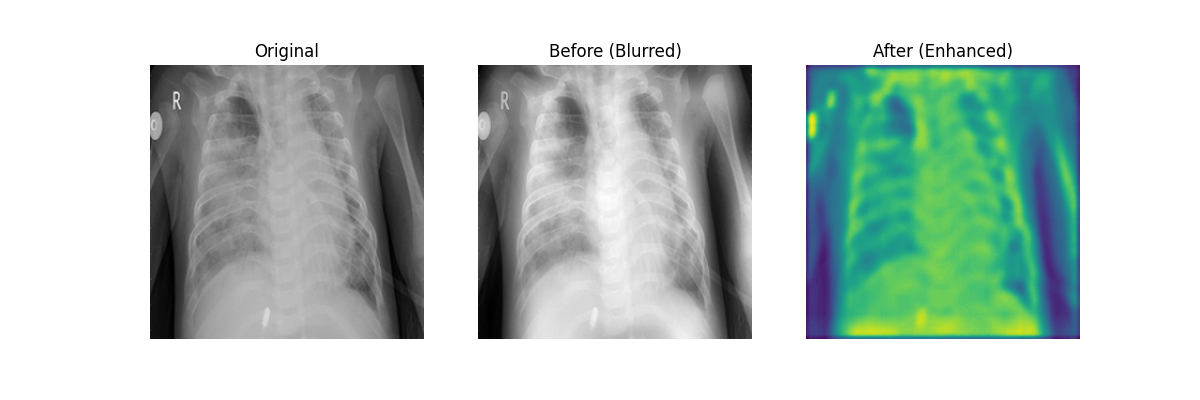
#> input picture Shobith Reddy/Comparison/test_001_comparison.png, 1200 x 400 px, found by its file name; its folder holds 4 pictures in this run
$ jupyter execute --allow-errors Validation.ipynb   (shell and % lines are left out)
#> lines starting #> are read from the running program, lines starting #| are printed output that depends on the picture; pictures that were not available may be replaced by others from this repository, and a replacement may not be noted
Taking Input

[cell 1]
from google.colab import files
import os

# Create folders inside /content
before_dir = "/content/before"       # originals (e.g., test_001.png)
blur_dir   = "/content/blurred"      # blurred (e.g., blurred_test_001.png)
after_dir  = "/content/enhanced"     # enhanced (e.g., enhanced_test_001.png)
compare_dir = "/content/comparison"  # comparison plots (e.g., test_001_comparison.png)

for p in [before_dir, blur_dir, after_dir,compare_dir]:
    os.makedirs(p, exist_ok=True)

print("Upload your test images (original clean images):")
uploaded = files.upload()
#> the answer given: test_001_comparison.png

# Save uploaded files into before_dir
for fn, file_obj in uploaded.items():
    with open(os.path.join(before_dir, fn), "wb") as f:
        f.write(file_obj)
print("Uploaded to", before_dir)

Blurring Image

[cell 2]
import cv2
from tqdm import tqdm

clahe = cv2.createCLAHE(clipLimit=2.0, tileGridSize=(8,8))

for fn in tqdm(os.listdir(before_dir)):
    if not fn.lower().endswith(('.png','.jpg','.jpeg')):
        continue
    path = os.path.join(before_dir, fn)
    img = cv2.imread(path, cv2.IMREAD_GRAYSCALE)
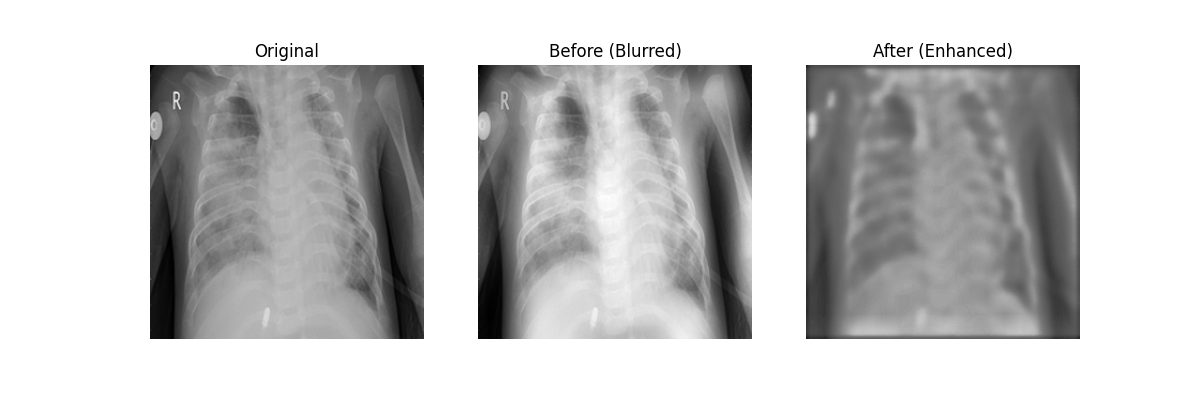
#> img: shape (400, 1200); min 0, max 255, mean 198.1

    # Create blurred version
    blurred = clahe.apply(img)
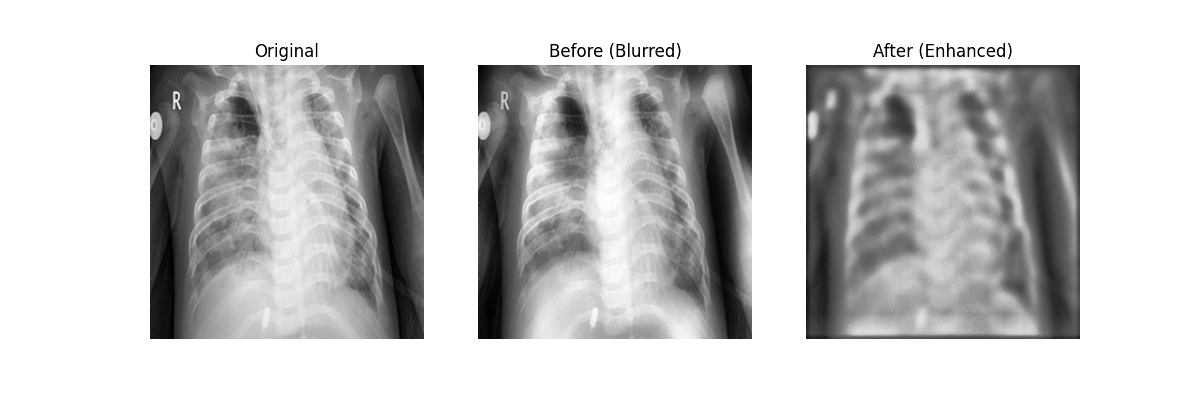
#> blurred: shape (400, 1200); min 0, max 255, mean 198.5
    gaussian = cv2.GaussianBlur(blurred, (0, 0), 10)
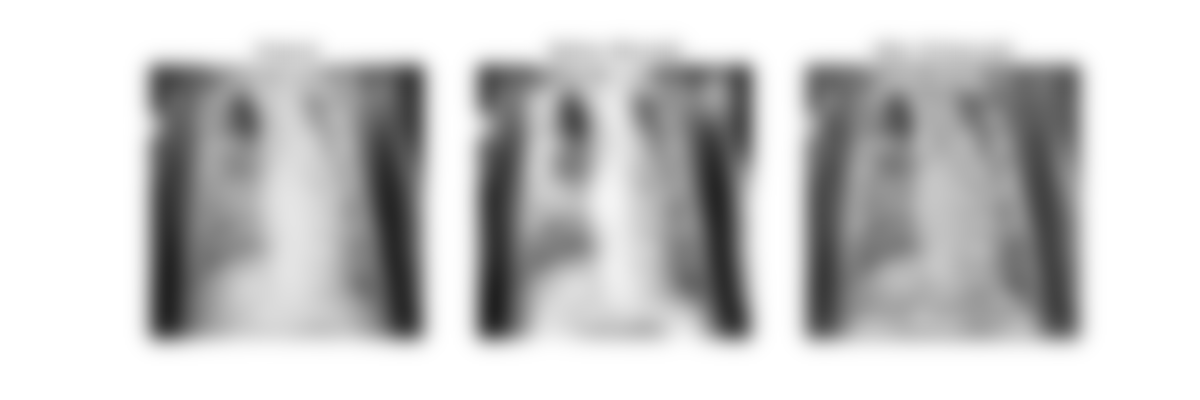
#> gaussian: shape (400, 1200); min 33, max 255, mean 198.5
    blurred = cv2.addWeighted(blurred, 0.3, gaussian, 0.7, 0)
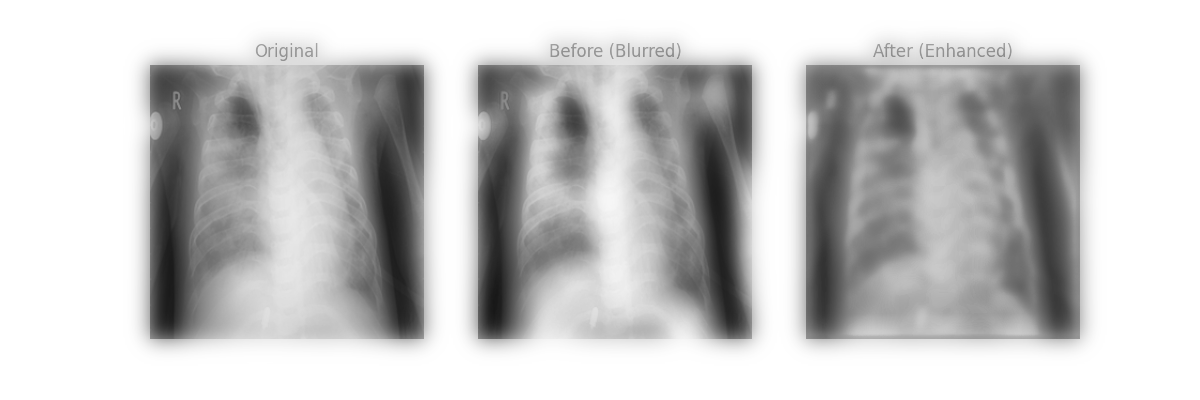
#> blurred: shape (400, 1200); min 24, max 255, mean 198.5
    cv2.imwrite(os.path.join(blur_dir, "blurred_" + fn), blurred)

Model Resultant Images

[cell 3]
print("Upload your resultant test images from SRCNN:")
uploaded = files.upload()
#> the answer given: test_002_comparison.png

# Save uploaded files into after_dir
for fn, file_obj in uploaded.items():
    with open(os.path.join(after_dir, fn), "wb") as f:
        f.write(file_obj)
print("Uploaded to", after_dir)

[cell 4]
import cv2
from tqdm import tqdm

clahe = cv2.createCLAHE(clipLimit=2.0, tileGridSize=(8,8))

for fn in tqdm(os.listdir(after_dir)):
    if not fn.lower().endswith(('.png','.jpg','.jpeg')):
        continue
    path = os.path.join(after_dir, fn)
    img = cv2.imread(path, cv2.IMREAD_GRAYSCALE)

    # Denoise softly (reduce sigma to avoid cartoon effect)
    denoised = cv2.bilateralFilter(img, d=7, sigmaColor=50, sigmaSpace=50)

    # Gentle sharpening (reduce weights)
    sharpened = cv2.addWeighted(denoised, 1.2, cv2.GaussianBlur(denoised, (0,0), 2), -0.2, 0)

    # Softer CLAHE (reduce clipLimit, larger tileGridSize for smoother contrast)
    clahe_balanced = cv2.createCLAHE(clipLimit=1.5, tileGridSize=(16,16))
    enhanced = clahe_balanced.apply(sharpened)
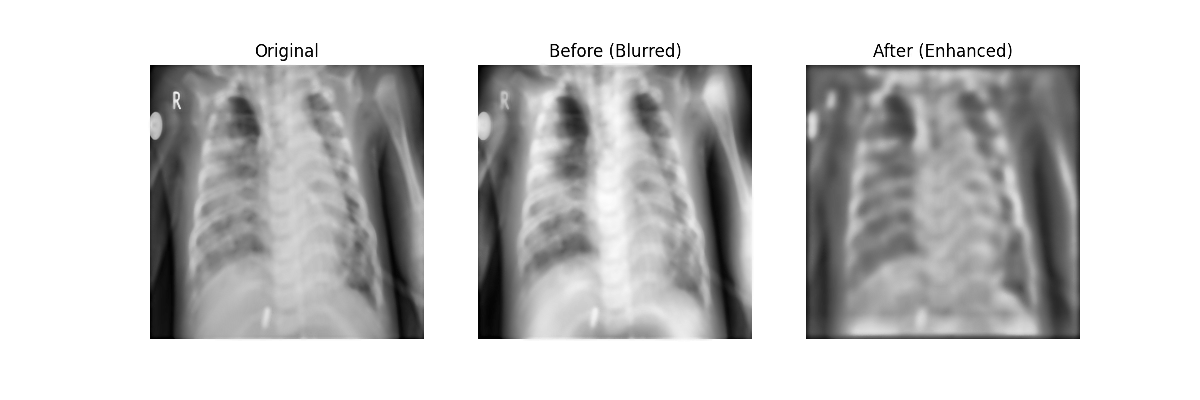
#> enhanced: shape (400, 1200); min 1, max 255, mean 200.3

    cv2.imwrite(os.path.join(after_dir, fn), enhanced)

Metrics Calculation

[cell 5]
import os
import cv2
import pandas as pd
from skimage.metrics import peak_signal_noise_ratio, structural_similarity
from google.colab import files
import zipfile
import matplotlib.pyplot as plt

# Paths
output_csv = "/content/validation_results.csv"
output_zip = "/content/validation_results.zip"

results = []

for fn in sorted(os.listdir(before_dir)):
    if not fn.lower().endswith(('.png', '.jpg', '.jpeg')):
        continue

    # --- Original ---
    orig_path = os.path.join(before_dir, fn)
    original = cv2.imread(orig_path, cv2.IMREAD_GRAYSCALE)

    # --- Blurred version ---
    blur_fn = "blurred_" + fn
    blur_path = os.path.join(blur_dir, blur_fn)
    if not os.path.exists(blur_path):
        print(f"Skipping {fn}, no blurred version found")
        continue
    blurred = cv2.imread(blur_path, cv2.IMREAD_GRAYSCALE)

    # --- Enhanced version ---
    after_fn = "enhanced_" + fn   # mapping: test_001.png → enhanced_test_001.png
    after_path = os.path.join(after_dir, after_fn)
    if not os.path.exists(after_path):
        print(f"Skipping {fn}, no enhanced version found")
        continue
    enhanced = cv2.imread(after_path, cv2.IMREAD_GRAYSCALE)

    # --- Ensure same size ---
    for name, img in [("blurred", blurred), ("enhanced", enhanced)]:
        if img.shape != original.shape:
            resized = cv2.resize(img, (original.shape[1], original.shape[0]))
            if name == "blurred":
                blurred = resized
            else:
                enhanced = resized

    # --- Metrics ---
    psnr_before = peak_signal_noise_ratio(original, blurred, data_range=255)
    psnr_after  = peak_signal_noise_ratio(original, enhanced, data_range=255)

    ssim_before = structural_similarity(original, blurred, data_range=255)
    ssim_after = structural_similarity(original, enhanced, data_range=255)

    results.append({
        "image": fn,
        "PSNR_before": psnr_before,
        "PSNR_after": psnr_after,
        "SSIM_before": ssim_before,
        "SSIM_after": ssim_after,
        "delta_PSNR": psnr_after - psnr_before,
        "delta_SSIM": ssim_after - ssim_before
    })

     # Save comparison plot
    fig, ax = plt.subplots(1, 3, figsize=(12,4))
    ax[0].imshow(original, cmap="gray"); ax[0].set_title("Original"); ax[0].axis("off")
    ax[1].imshow(blurred, cmap="gray");  ax[1].set_title("Before (Blurred)"); ax[1].axis("off")
    ax[2].imshow(enhanced); ax[2].set_title("After (Enhanced)"); ax[2].axis("off")
    plt.savefig(os.path.join(compare_dir, fn.split('.')[0] + "_comparison.png"))
    plt.close()

# --- Save to CSV ---
df = pd.DataFrame(results)
#> (the rest of this cell did not finish here and is left out)

Comparison of Images

[cell 6]
from IPython.display import Image, display
import glob

samples = glob.glob(os.path.join(compare_dir, "*_comparison.png"))[:5]
for s in samples:
    display(Image(filename=s, width=900))
